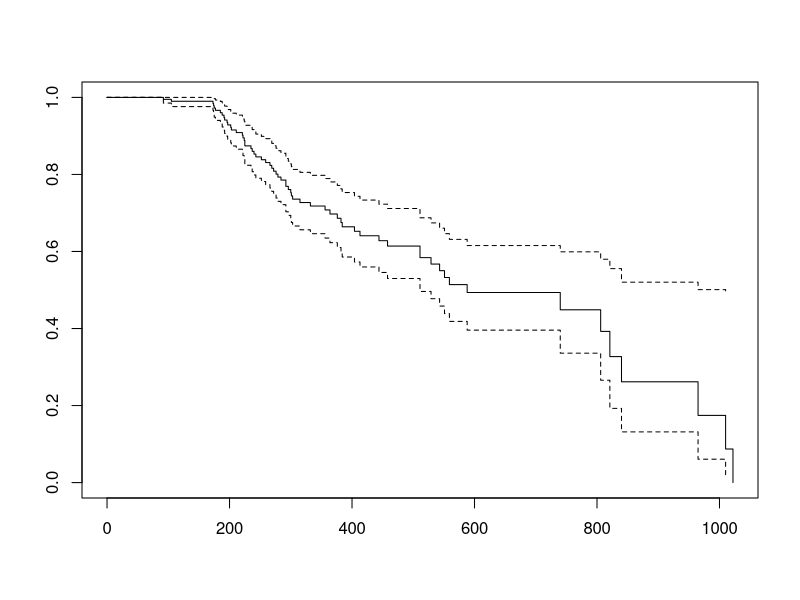
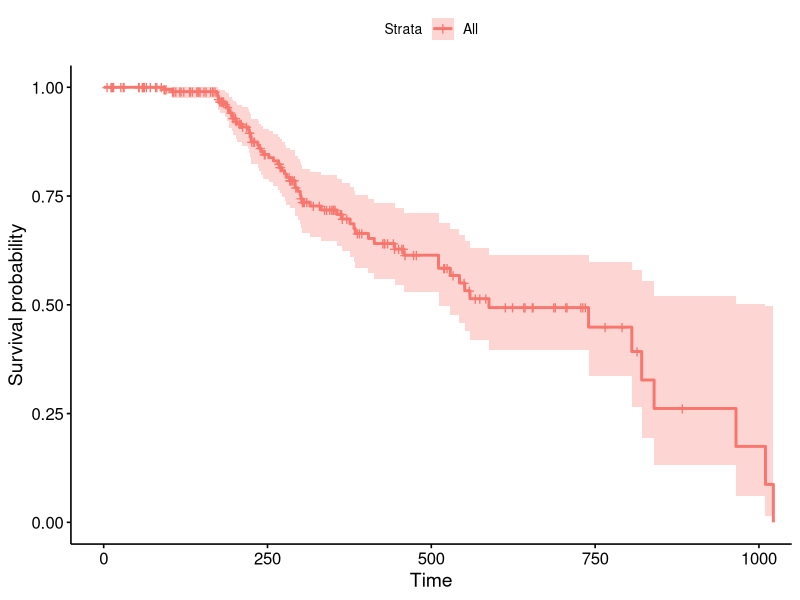
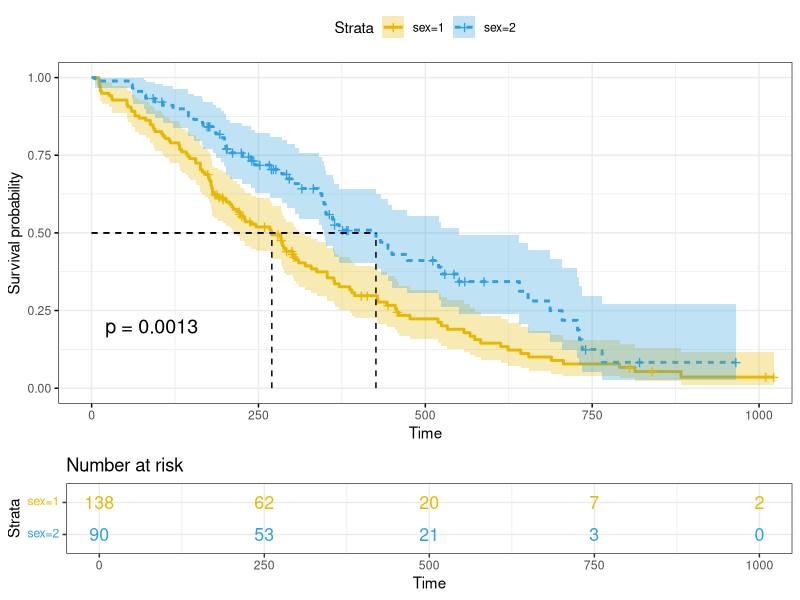
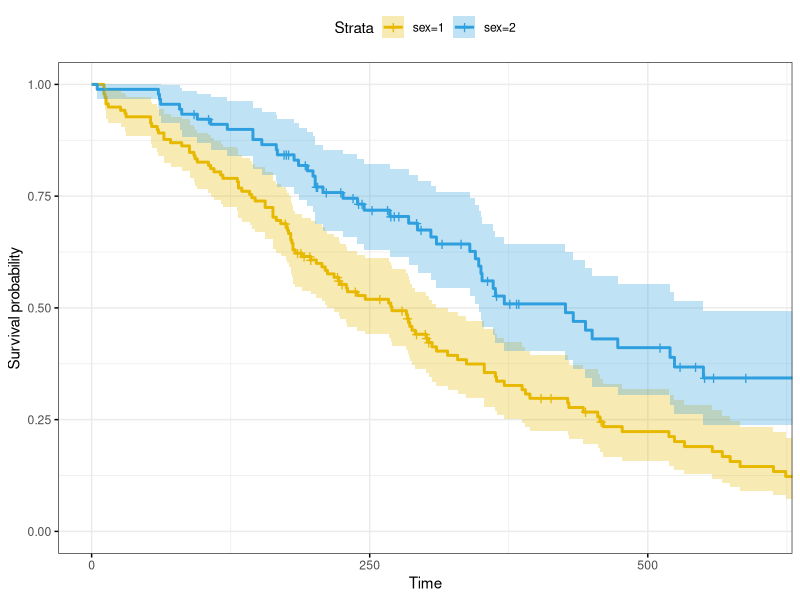
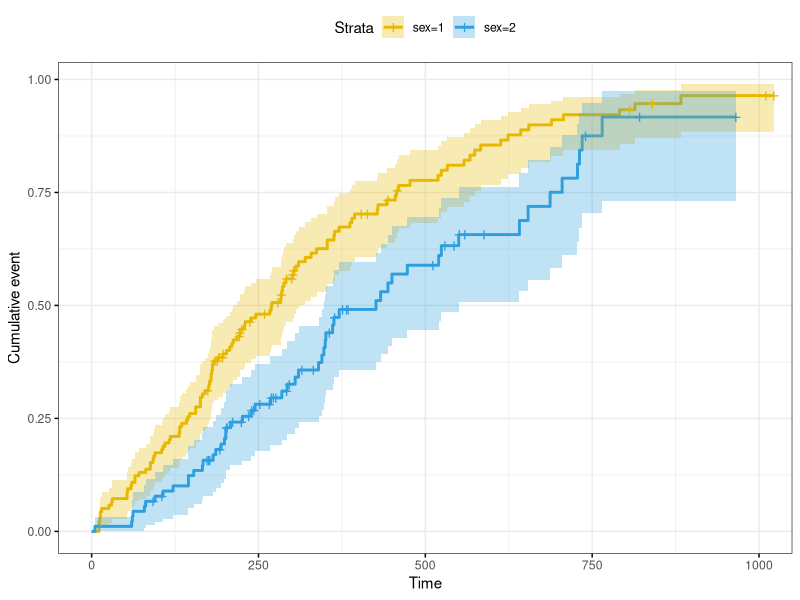

The R script that drew these images, in order: (Note: this script raises an error after producing the figures.)
# Introduction to survival analysis workshop
# practical session with R
# CBB, 2024/01/19

# BEFORE THE START: install packages survival and surminer
# install.packages(c("survival", "survminer"))
install.packages("survival")
install.packages("survminer")

library("survival")
library("survminer")

# IMPORT OR LOAD DATA
# One can use the drop-down menu or the R command
# the same dataset can be loaded from a folder, local or from the web. A csv file
# can be found at
# lung <- read.csv("https://raw.githubusercontent.com/davval-ki/IntroSurv/main/lung_cancer.csv")

# We’ll use the lung cancer data available in the survival package.
data("cancer")
# how is the data structured? Variables, variable types, observations
? help
head(lung) 

#First, it is necessary to create a "Survival" object
?Surv
# It can do much more than this (i.e. time dependent variables, etc)
Surv(lung$time, lung$status)
# the output contains a surv object, with times and censoring status. Takes 0/1, T/F or 1/2
# one can also specify the event of interest...
Surv(lung$time, lung$status==1)

# We want to compute the survival curves: survfit()
? survfit
fit1 <- survfit(Surv(time, status==1) ~ 1, data = lung)
 print(fit1)

#if you want to display a more complete summary of the survival curves, type this:
# Summary of survival curves
summary(fit1)
# Access to the sort summary table
summary(fit1)$table

# Optional: One can access and extract different values from this object.
# to see which ones, ?survfit.object
# fit1$n.event

#what we can simply do now is plotting the KM curve
plot(fit1)

#But let's try a nicer system, using survminer
ggsurvplot(fit1)
? ggsurvplot


# now let's compute the survival separately for two groups, for example by sex at birth and and 
# plot the corresponding curves,
fit <- survfit(Surv(time, status) ~ sex, data = lung)
print(fit)
summary(fit)
summary(fit)$table

# and draw a even more informative plot 
ggsurvplot(fit,
           pval = TRUE, conf.int = TRUE,
           risk.table = TRUE, # Add risk table
           risk.table.col = "strata", # Change risk table color by groups
           linetype = "strata", # Change line type by groups
           surv.median.line = "hv", # Specify median survival
           ggtheme = theme_bw(), # Change ggplot2 theme
           palette = c("#E7B800", "#2E9FDF"))

# many possibilities, among the different parameters
# 1) xlim, to shorten your plot

  ggsurvplot(fit,
             conf.int = TRUE,
             risk.table.col = "strata", # Change risk table color by groups
             ggtheme = theme_bw(), # Change ggplot2 theme
             palette = c("#E7B800", "#2E9FDF"),
             xlim = c(0, 600))
  
# fun="event" , to plot the event function (relapses, ect)
  
  ggsurvplot(fit,
             conf.int = TRUE,
             risk.table.col = "strata", # Change risk table color by groups
             ggtheme = theme_bw(), # Change ggplot2 theme
             palette = c("#E7B800", "#2E9FDF"),
             fun = "event")
  

  # Log-Rank test comparing survival curves: survdiff()
  surv_diff <- survdiff(Surv(time, status) ~ sex, data = lung)
  surv_diff
  
# What about age? we can compare survival by different age groups..
  lung$agegrp <- NA
  lung$agegrp[lung$age < 55] <- "less than 55"
  lung$agegrp[lung$age >= 55 & lung$age < 70] <- "55-69"
  lung$agegrp[lung$age >= 70] <- "70 and above"
  
  fitAge <- survfit(Surv(time, status) ~ agegrp, data = lung)
  ggsurvplot(fitAge,
             conf.int = F,
             risk.table.col = "strata", # Change risk table color by groups
             ggtheme = theme_bw())
  
    
 ##### R function to compute the Cox model: coxph()
  
  # 1) Compute the Cox model
  # We’ll fit the Cox regression using the following covariates: 
  # age, sex, ph.ecog and wt.loss.
  
  # We start by computing univariate Cox analyses for all these variables; 
  # then we’ll fit multivariate cox analyses using two variables 
  # to describe how the factors jointly impact on survival.
  
  # Univariate Cox regression
  res.cox <- coxph(Surv(time, status) ~ sex, data = lung)
  res.cox
  
  #again for a more complete report
  summary(res.cox)
  
  # Exercise: do the same (univariate) for variables 
  #age, ph.ecog, wt.loss
  # the result will be
  #          beta HR (95% CI for HR) wald.test p.value
  #age      0.019            1 (1-1)       4.1   0.042
  #sex      -0.53   0.59 (0.42-0.82)        10  0.0015
  #ph.ecog   0.48        1.6 (1.3-2)        18 2.7e-05
  #wt.loss 0.0013         1 (0.99-1)      0.05    0.83
  
  # Multivariate Cox regression analysis
  
  res.cox <- coxph(Surv(time, status) ~ age + sex + ph.ecog, data =  lung)
  summary(res.cox)
  
  #Visualizing the estimated distribution of survival times
  # Plot the baseline survival function
  ggsurvplot(survfit(res.cox), data=lung, palette = "#2E9FDF",
             ggtheme = theme_minimal())
  
  # Plot the hazard ratios
  ggforest(res.cox, data=lung)
  
  
#######  C)	Testing Cox assumptions
#Testing the proportional hazards assumption: function cox.zph

  test.ph <- cox.zph(res.cox)
  test.ph

#  Plot the scaled Schoenfeld residuals against the transformed time 
  dev.new()
  plot(test.ph[1], lwd=1.5, col="red")
  plot(test.ph[2], lwd=1.5, col="red")
  plot(test.ph[3], lwd=1.5, col="red")

  ggcoxdiagnostics(res.cox, type = "dfbeta",
                   linear.predictions = FALSE, ggtheme = theme_bw())
  
  